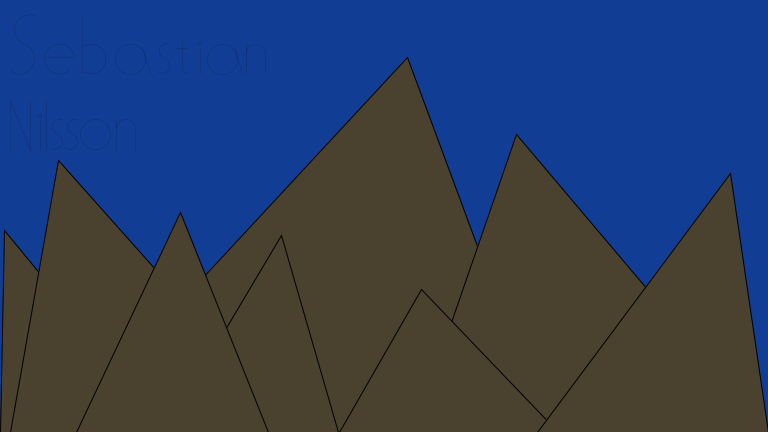
Frame 1 (no input)
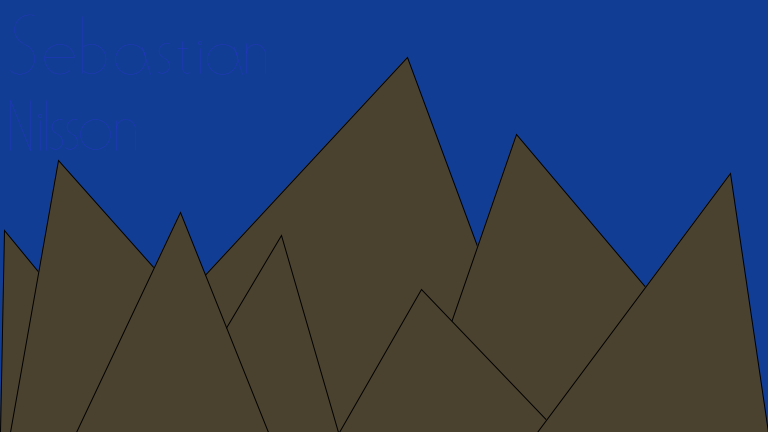
Frame 60 (the mouse pressed at the canvas centre just before this capture)
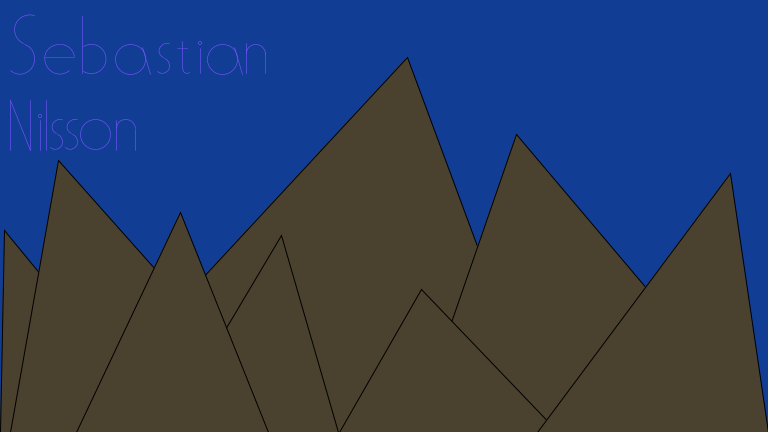
Frame 120 (the mouse held since frame 60 and released just before this capture)

The Processing sketch that drew these frames (run headless with seeded random() and noise(); from frame 60 on, the mouse is pressed at the canvas centre):

// Processing sketch: Sebastian_Nilsson
// ── Sebastian_Nilsson.pde
void setup()
{
  size(768, 432);
}
float weight, backgroundWeight = 1;
boolean weightSwitch = false;
int r, g, b;
void draw()
{
  background(18, 61, 148);
  stroke(r, g, b);
  noFill();
  r += 1;
  g += 5;
  b += 15;
  if(r == 255)
  {
    r = 0;
    g = 0;
    b = 0;
  }
  else if(g == 255)
  {
    g = 0;
  }
  else if(b == 255)
  {
    b = 0;
  }
  strokeWeight(weight);
  if(weight < 8.0 && !weightSwitch)
  {
    weight = weight + 0.2; 
    //println(weight);
  }
  else if(weight > 0.5 && weightSwitch)
  {
    weight = weight - 0.5;
  }
  else if(weight > 8.0)
  {
    weightSwitch = true;
  }
  else
  {
    weightSwitch = false;
  }
  //S
  arc(30, 30, 30, 30, 2.0, 5.0);
  arc(20, 59, 30, 30, -1.3, 2.3);
  //e
  arc(60, 59, 30, 30, -5.4, -0.2);
  line(45, 57, 74, 57);
  //b
  line(82, 73, 82, 16);
  arc(91, 59, 30, 30, -2.1, 2.1);
  //a
  arc(130, 59, 30, 30, 0.0, 6.3);
  line(142, 47, 150, 74);
  //s
  arc(167, 51, 15, 15, 2.0, 5.0);
  arc(162, 66, 15, 15, -1.3, 2.3);
  //t
  arc(187, 66, 10, 15, 1.1, 3.1);
  line(182, 66, 182, 41);
  line(177, 48, 187, 48);
  //i
  arc(200, 43, 3, 3, -6.3, 0.0);
  line(200, 48, 200, 73);
  //a
  arc(222, 59, 30, 30, 0.0, 6.3);
  line(234, 47, 242, 74);
  //n
  arc(256, 54, 20, 20, -3.1, -0.1);
  line(246, 73, 246, 43);
  line(265, 73, 265, 52);
  //N
  line(10, 100, 10, 150);
  line(10, 100, 30, 150);
  line(30, 100, 30, 150);
  //i
  arc(40, 116, 3, 3, -6.3, 0.0);
  line(40, 120, 40, 150);
  //l
  line(46, 100, 46, 150);
  //s
  arc(60, 127, 15, 15, 2.0, 5.0);
  arc(55, 142, 15, 15, -1.3, 2.3);
  //s
  arc(75, 127, 15, 15, 2.0, 5.0);
  arc(70, 142, 15, 15, -1.3, 2.3);
  //o
  arc(95, 134, 30, 30, 0, 8);
  //n
  arc(126, 129, 20, 20, -3.1, -0.1);
  line(116, 120, 116, 150);
  line(135, 129, 135, 150);
  drawB();
}
//Background
void drawB()
{
  strokeWeight(backgroundWeight);
  stroke(0, 0, 0);
  fill(74, 65, 47);
  triangle(546, 432, 407, 57, 59, 432);
  triangle(0, 432, 4, 230, 170, 432);
  triangle(10, 432, 58, 160, 300, 432);
  triangle(164, 432, 281, 235, 338, 432);
  triangle(76, 432, 180, 212, 268, 432);
  triangle(413, 432, 516, 134, 768, 432);
  triangle(339, 432, 421, 289, 558, 432);
  triangle(537, 432, 730, 173, 768, 432);
}
